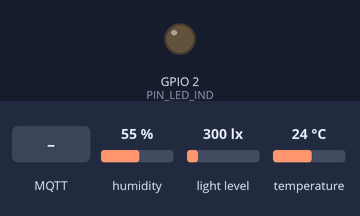
Bench run of a program on a simulated ESP32. Parts: output pins drawn as LEDs (lit = HIGH). Dashed ring = blinking. Inputs (shaded band) come from the test bench; at power-on: humidity 55 %, light level 300 lx, temperature 24 °C. WiFi joins after 1.5 s; servers stay silent unless stated; no MQTT or app messages arrive unless stated; what the program prints to the serial monitor is not drawn.

Above: at 3.2 s.
3.3 s: MQTT message "ON" arrives on the first subscribed topic
At 5.2 s:
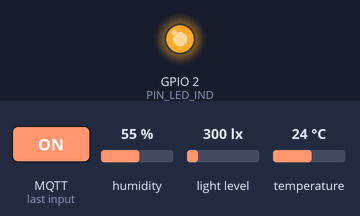
5.5 s: MQTT message "1" arrives on the first subscribed topic
9.7 s: MQTT message "on" arrives on the first subscribed topic
At 16.8 s:
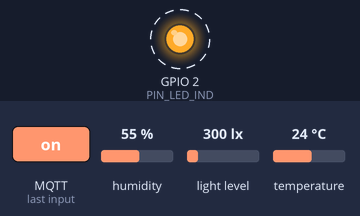
Timing chart, 0 to 18.6 s (numbered marks = the images above; inputs shaded):
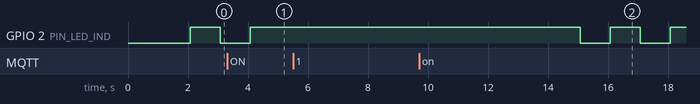

Measured:
- after the input at 3.3 s, GPIO 2 (PIN_LED_IND): goes on until 4.1 s, then stays HIGH
- after the input at 5.5 s, every drawn part: stays the same

The program:

main.cpp
```cpp
#include <Arduino.h>
#include <WiFiClientSecure.h>
#include <PubSubClient.h>
#include <Wire.h>
#include <BH1750.h>
#include <DHT20.h>
#include "config.h"

BH1750 lightMeter;
DHT20 dht;

WiFiClientSecure espClient;
PubSubClient     mqttClient(espClient);


typedef struct {
    float lux;
    float temperature;
    float humidity;
} SensorData_t;

QueueHandle_t   sensorQueue;
SemaphoreHandle_t overrideSemaphore;

void connectWiFi();
void connectMQTT();
void mqttCallback(char* topic, byte* payload, unsigned int length);

void task_SensorRead   (void* pvParameters);
void task_MQTTPublish  (void* pvParameters);
void task_LEDControl   (void* pvParameters);

void connectWiFi() {
    Serial.printf("[WiFi] Connecting to %s", WIFI_SSID);
    WiFi.begin(WIFI_SSID, WIFI_PASSWORD);
    while (WiFi.status() != WL_CONNECTED) {
        vTaskDelay(pdMS_TO_TICKS(500));
        Serial.print(".");
    }
    Serial.printf("\n[WiFi] Connected. IP: %s\n", WiFi.localIP().toString().c_str());
}

void connectMQTT() {
    mqttClient.setServer(MQTT_BROKER, MQTT_PORT);
    mqttClient.setCallback(mqttCallback);

    while (!mqttClient.connected()) {
        Serial.printf("[MQTT] Connecting to %s ...\n", MQTT_BROKER);
        if (mqttClient.connect(MQTT_CLIENT_ID, MQTT_USERNAME, MQTT_PASSWORD)) {
            Serial.println("[MQTT] Connected.");
            mqttClient.subscribe(TOPIC_LED_OVERRIDE);
            Serial.printf("[MQTT] Subscribed to: %s\n", TOPIC_LED_OVERRIDE);
        } else {
            Serial.printf("[MQTT] Failed, rc=%d. Retry in 3s...\n", mqttClient.state());
            vTaskDelay(pdMS_TO_TICKS(3000));
        }
    }
}

void mqttCallback(char* topic, byte* payload, unsigned int length) {
    char msg[length + 1];
    memcpy(msg, payload, length);
    msg[length] = '\0';

    Serial.printf("[MQTT] Message on [%s]: %s\n", topic, msg);

    if (strcmp(topic, TOPIC_LED_OVERRIDE) == 0 && strcmp(msg, "ON") == 0) {
        Serial.println("[MQTT] Override command received → giving Semaphore");
        xSemaphoreGiveFromISR(overrideSemaphore, NULL);
    }
}


static SensorData_t latestData = {0, 0, 0};
static SemaphoreHandle_t dataMutex;

void task_SensorRead(void* pvParameters) {
    Serial.println("[Task1] SensorRead started.");

    while (true) {
        SensorData_t data;

        data.lux = lightMeter.readLightLevel();
        if (data.lux < 0) {
            Serial.println("[Task1] BH1750 read failed, using 0.");
            data.lux = 0.0f;
        }

        dht.read();
        data.temperature = dht.getTemperature();
        data.humidity    = dht.getHumidity();

        if (isnan(data.temperature) || isnan(data.humidity)) {
            Serial.println("[Task1] DHT20 read failed, using 0.");
            data.temperature = 0.0f;
            data.humidity    = 0.0f;
        }

        Serial.printf("[Task1] Read → Lux: %.2f | Temp: %.2f°C | Hum: %.2f%%\n",
                      data.lux, data.temperature, data.humidity);

        if (xSemaphoreTake(dataMutex, pdMS_TO_TICKS(100)) == pdTRUE) {
            latestData = data;
            xSemaphoreGive(dataMutex);
        }

        xQueueSend(sensorQueue, &data, pdMS_TO_TICKS(100));

        vTaskDelay(pdMS_TO_TICKS(1000));
    }
}

void task_MQTTPublish(void* pvParameters) {
    Serial.println("[Task2] MQTTPublish started.");

    char payload[16];

    TickType_t startTick = xTaskGetTickCount();
    TickType_t nextLight    = startTick + pdMS_TO_TICKS(0);
    TickType_t nextTemp     = startTick + pdMS_TO_TICKS(DELAY_X_SEC * 1000UL);
    TickType_t nextHumidity = startTick + pdMS_TO_TICKS((DELAY_X_SEC + DELAY_Y_SEC) * 1000UL);
    const TickType_t interval = pdMS_TO_TICKS(PUBLISH_INTERVAL_MS);

    while (true) {
        if (WiFi.status() != WL_CONNECTED) {
            Serial.println("[Task2] WiFi lost, reconnecting...");
            connectWiFi();
        }
        if (!mqttClient.connected()) {
            Serial.println("[Task2] MQTT lost, reconnecting...");
            connectMQTT();
        }
        mqttClient.loop();

        TickType_t now = xTaskGetTickCount();

        if ((TickType_t)(now - nextLight) < (TickType_t)(portMAX_DELAY / 2)) {
            if (xSemaphoreTake(dataMutex, pdMS_TO_TICKS(50)) == pdTRUE) {
                snprintf(payload, sizeof(payload), "%.2f", latestData.lux);
                xSemaphoreGive(dataMutex);
            }
            mqttClient.publish(TOPIC_LIGHT, payload);
            Serial.printf("[Task2] t=%lums | Published %s → %s\n",
                          (unsigned long)pdTICKS_TO_MS(now), TOPIC_LIGHT, payload);
            nextLight += interval;
        }

        if ((TickType_t)(now - nextTemp) < (TickType_t)(portMAX_DELAY / 2)) {
            if (xSemaphoreTake(dataMutex, pdMS_TO_TICKS(50)) == pdTRUE) {
                snprintf(payload, sizeof(payload), "%.2f", latestData.temperature);
                xSemaphoreGive(dataMutex);
            }
            mqttClient.publish(TOPIC_TEMPERATURE, payload);
            Serial.printf("[Task2] t=%lums | Published %s → %s\n",
                          (unsigned long)pdTICKS_TO_MS(now), TOPIC_TEMPERATURE, payload);
            nextTemp += interval;
        }

        if ((TickType_t)(now - nextHumidity) < (TickType_t)(portMAX_DELAY / 2)) {
            if (xSemaphoreTake(dataMutex, pdMS_TO_TICKS(50)) == pdTRUE) {
                snprintf(payload, sizeof(payload), "%.2f", latestData.humidity);
                xSemaphoreGive(dataMutex);
            }
            mqttClient.publish(TOPIC_HUMIDITY, payload);
            Serial.printf("[Task2] t=%lums | Published %s → %s\n",
                          (unsigned long)pdTICKS_TO_MS(now), TOPIC_HUMIDITY, payload);
            nextHumidity += interval;
        }

        mqttClient.loop();
        vTaskDelay(pdMS_TO_TICKS(100));
    }
}

void task_LEDControl(void* pvParameters) {
    Serial.println("[Task3] LEDControl started.");
    pinMode(PIN_LED_IND, OUTPUT);
    digitalWrite(PIN_LED_IND, LOW);

    bool ledState = false;

    while (true) {
        if (xSemaphoreTake(overrideSemaphore, 0) == pdTRUE) {
            Serial.println("[Task3] Override! LED ON for 10 seconds.");
            digitalWrite(PIN_LED_IND, HIGH);
            vTaskDelay(pdMS_TO_TICKS(LED_OVERRIDE_MS));
            digitalWrite(PIN_LED_IND, LOW);
            ledState = false;
            Serial.println("[Task3] Override done. Resuming blink loop.");
        } else {
            ledState = !ledState;
            digitalWrite(PIN_LED_IND, ledState ? HIGH : LOW);
            vTaskDelay(pdMS_TO_TICKS(LED_BLINK_MS));
        }
    }
}

void setup() {
    Serial.begin(115200);
    delay(500);
    Serial.println("\n=== UTS IOT Nicholas Booting ===");

    Wire.begin(PIN_SDA, PIN_SCL);

    if (!lightMeter.begin(BH1750::CONTINUOUS_HIGH_RES_MODE)) {
        Serial.println("[Setup] ERROR: BH1750 not found! Check wiring.");
    } else {
        Serial.println("[Setup] BH1750 OK.");
    }

    dht.begin();
    Serial.println("[Setup] DHT20 OK.");

    espClient.setInsecure();

    connectWiFi();

    connectMQTT();

    sensorQueue = xQueueCreate(5, sizeof(SensorData_t));
    if (sensorQueue == NULL) {
        Serial.println("[Setup] FATAL: Failed to create sensorQueue!");
        while (true);
    }

    dataMutex = xSemaphoreCreateMutex();
    if (dataMutex == NULL) {
        Serial.println("[Setup] FATAL: Failed to create dataMutex!");
        while (true);
    }

    overrideSemaphore = xSemaphoreCreateBinary();
    if (overrideSemaphore == NULL) {
        Serial.println("[Setup] FATAL: Failed to create overrideSemaphore!");
        while (true);
    }

    xTaskCreatePinnedToCore(
        task_SensorRead,
        "SensorRead",
        4096,
        NULL,
        2,
        NULL,
        1
    );

    xTaskCreatePinnedToCore(
        task_MQTTPublish,
        "MQTTPublish",
        8192,
        NULL,
        2,
        NULL,
        0
    );

    xTaskCreatePinnedToCore(
        task_LEDControl,
        "LEDControl",
        2048,
        NULL,
        1,
        NULL,
        1
    );

    Serial.println("[Setup] All tasks created. System running.");
}

void loop() {
    vTaskDelay(pdMS_TO_TICKS(1000));
}
```

config.h
```cpp
#pragma once

#define WIFI_SSID       "Laura 1"
#define WIFI_PASSWORD   "cicikoko88"

#define MQTT_BROKER     "xe961c31.ala.asia-southeast1.emqxsl.com"
#define MQTT_PORT       8883
#define MQTT_USERNAME   "Nicholas"
#define MQTT_PASSWORD   "2802428072"
#define MQTT_CLIENT_ID  "ESP32_NLH_2802428072"

// Nicholas Laurensius Halim = N, L, H
#define TOPIC_LIGHT         "LightN"
#define TOPIC_TEMPERATURE   "TemperatureL"
#define TOPIC_HUMIDITY      "HumidityH"
#define TOPIC_LED_OVERRIDE  "LEDOverrideN"

#define PIN_LED_IND     2
#define PIN_SDA         21
#define PIN_SCL         22

// NIM 2802428072 = X=7, Y=2
#define DELAY_X_SEC         7
#define DELAY_Y_SEC         2
#define PUBLISH_INTERVAL_MS 10000   // 10 dtk
#define LED_OVERRIDE_MS     10000
#define LED_BLINK_MS        1000
```
